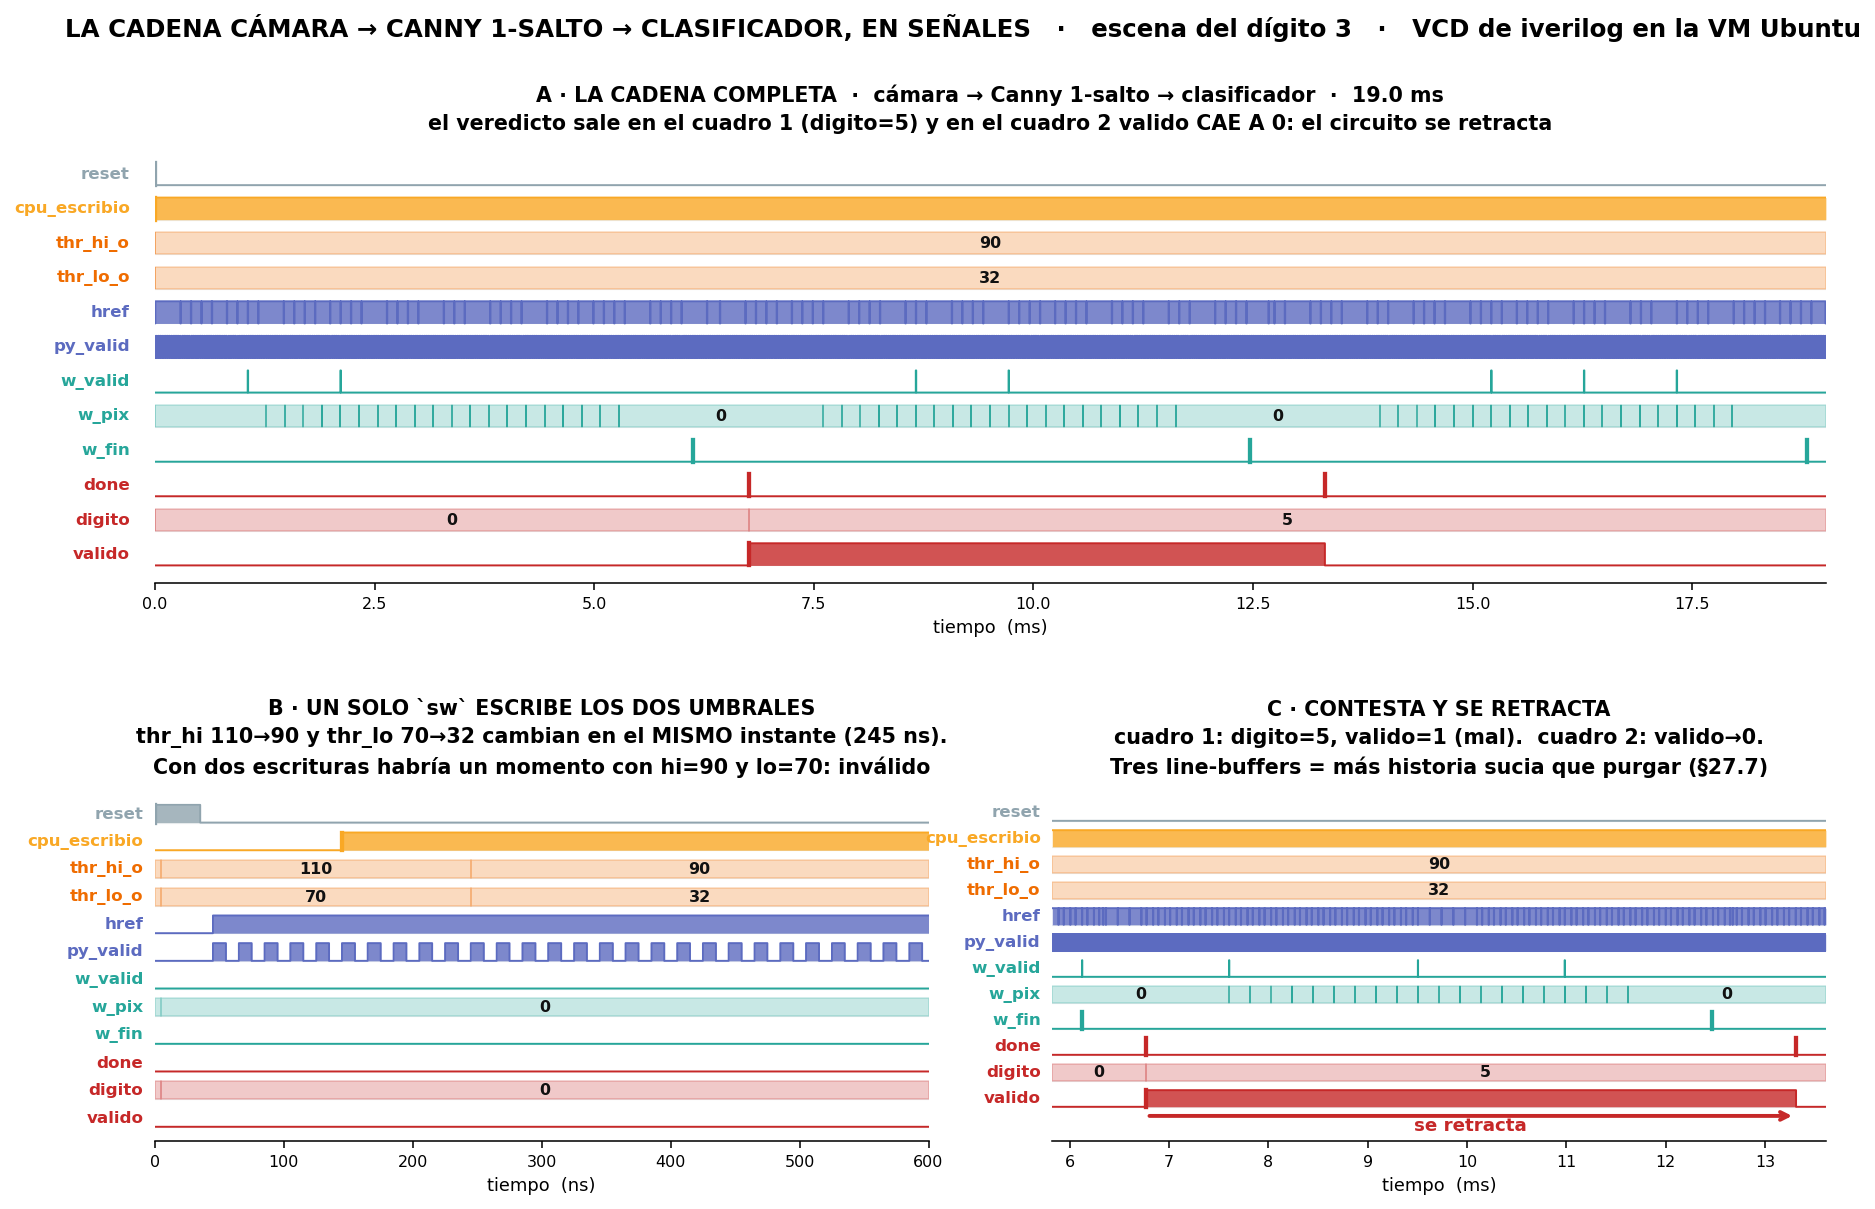

Here is the Python script that generated this plot:
# === Cuaderno 2 · figura 31: la onda de la cadena cámara -> Canny 1-salto -> clasificador ===
#   Dibujada desde out/soc_canny1.vcd, producido por iverilog en la VM Ubuntu.
import pickle, numpy as np, matplotlib.pyplot as plt
from matplotlib.gridspec import GridSpec

TR, TFIN = pickle.load(open("/Users/vic/utm-share/sim_cadenas_mnist/out/ondas_soc_canny1.pkl","rb"))
SIG = [("reset","reset","#90a4ae",0), ("cpu_escribio","cpu_escribio","#f9a825",0),
       ("thr_hi_o","thr_hi_o","#ef6c00",1), ("thr_lo_o","thr_lo_o","#ef6c00",1),
       ("href","href","#5c6bc0",0), ("py_valid","py_valid","#5c6bc0",0),
       ("w_valid","w_valid","#26a69a",0), ("w_pix","w_pix","#26a69a",1),
       ("w_fin","w_fin","#26a69a",0), ("done","done","#c62828",0),
       ("digito","digito","#c62828",1), ("valido","valido","#c62828",0)]

def escalon(ax,y,s,t0,t1,col,U,h=.64):
    tr=[(t,v) for t,v in TR.get(s,[]) if v is not None]
    if not tr: return
    ts=np.array([x[0] for x in tr]); vs=np.array([x[1] for x in tr])
    g=np.linspace(t0,t1,4000)
    v=vs[np.clip(np.searchsorted(ts,g,"right")-1,0,len(vs)-1)]
    ax.fill_between(g/U,y,y+h*v,step="post",color=col,alpha=.8,lw=0)
    ax.plot(g/U,y+h*v,drawstyle="steps-post",color=col,lw=1.0)
    if len(tr)<2000 and (t1-t0)/4000>20:
        for t,val in tr:
            if val==1 and t0<=t<=t1:
                ax.plot([t/U]*2,[y,y+h],color=col,lw=2.2,zorder=5)

def vector(ax,y,s,t0,t1,col,U,h=.64):
    tr=[(t,v) for t,v in TR.get(s,[]) if v is not None and t0<=t<=t1]
    pre=[v for t,v in TR.get(s,[]) if v is not None and t<=t0]
    seg=([(t0,pre[-1])] if pre else [(t0,0)])+tr+[(t1,None)]
    for (ta,va),(tb,_) in zip(seg,seg[1:]):
        if va is None: continue
        ax.add_patch(plt.Rectangle((ta/U,y),(tb-ta)/U,h,fc=col,alpha=.25,ec=col,lw=.8))
        if (tb-ta)/(t1-t0)>.09:
            ax.text((ta+tb)/2/U,y+h/2,str(va),ha="center",va="center",fontsize=8.2,
                    color="#111",weight="bold")

def panel(ax,t0,t1,U,ut,tit,sub):
    for k,(s,et,col,vec) in enumerate(SIG):
        y=len(SIG)-1-k
        (vector if vec else escalon)(ax,y,s,t0,t1,col,U)
        ax.text(t0/U-(t1-t0)/U*.015,y+.32,et,ha="right",va="center",fontsize=8.6,
                color=col,weight="bold")
        ax.axhline(y,color="#eceff1",lw=.6,zorder=0)
    ax.set_xlim(t0/U,t1/U); ax.set_ylim(-.5,len(SIG)+.05); ax.set_yticks([])
    ax.tick_params(labelsize=8.2); ax.set_xlabel(f"tiempo  ({ut})",fontsize=9.2)
    for s_ in ("top","right","left"): ax.spines[s_].set_visible(False)
    ax.set_title(tit+"\n"+sub,fontsize=10.6,weight="bold",pad=10,linespacing=1.5)

fig=plt.figure(figsize=(15.4,9.2))
gs=GridSpec(2,2,figure=fig,height_ratios=[1.25,1],hspace=.54,wspace=.16)

panel(fig.add_subplot(gs[0,:]),0,TFIN,1e9,"ms",
      "A · LA CADENA COMPLETA  ·  cámara → Canny 1-salto → clasificador  ·  19.0 ms",
      "el veredicto sale en el cuadro 1 (digito=5) y en el cuadro 2 valido CAE A 0: el circuito se retracta")

panel(fig.add_subplot(gs[1,0]),0,600000,1e3,"ns",
      "B · UN SOLO `sw` ESCRIBE LOS DOS UMBRALES",
      "thr_hi 110→90 y thr_lo 70→32 cambian en el MISMO instante (245 ns).\n"
      "Con dos escrituras habría un momento con hi=90 y lo=70: inválido")

T0,T1=6124735000,13313455000
axC=fig.add_subplot(gs[1,1])
panel(axC,T0-300000000,T1+300000000,1e9,"ms",
      "C · CONTESTA Y SE RETRACTA",
      "cuadro 1: digito=5, valido=1 (mal).  cuadro 2: valido→0.\n"
      "Tres line-buffers = más historia sucia que purgar (§27.7)")
axC.annotate("", xy=(13313455000/1e9,-.35), xytext=(6764300000/1e9,-.35),
             arrowprops=dict(arrowstyle="->",color="#c62828",lw=2.0))
axC.set_ylim(-1.3,len(SIG)+.05)
axC.text((6764300000+13313455000)/2/1e9,-.92,"se retracta",ha="center",fontsize=9.4,
         color="#c62828",weight="bold")

fig.suptitle("LA CADENA CÁMARA → CANNY 1-SALTO → CLASIFICADOR, EN SEÑALES   ·   "
             "escena del dígito 3   ·   VCD de iverilog en la VM Ubuntu",
             fontsize=12.6,weight="bold",y=.985)
plt.savefig("fig_onda_canny.png",dpi=140,bbox_inches="tight")
print("ok")
